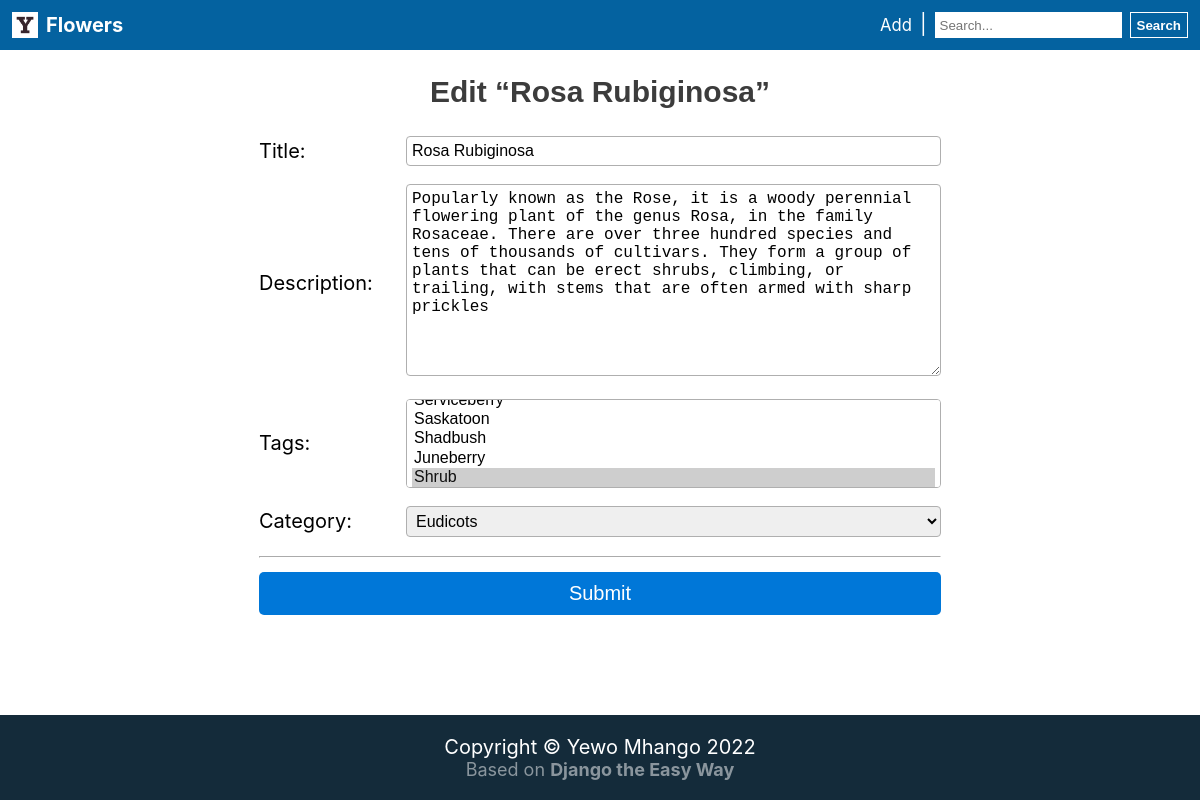
/flower/edit/5/, run on the app's committed database.
### myapp/models.py (models this page shows, shortened)
class Flower(models.Model):
    title = models.CharField(max_length=255, default='')
    description = models.TextField(default='')
    slug = models.SlugField(blank=True, default='')
    category = models.ForeignKey(Category, null=True, on_delete=models.PROTECT)
    tags = models.ManyToManyField(Tag)

### myapp/views.py (the view)
# urls.py: path('flower/edit/<int:pk>/', myapp_views.edit, name='edit'),
def edit(request: HttpRequest, pk: int = None):
    flower = get_object_or_404(Flower, pk=pk)
    if request.method == "POST":
        form = FlowerEditForm(request.POST, instance=flower)
        if form.is_valid():
            form.save()
            return HttpResponseRedirect("/")
    else:
        form = FlowerEditForm(instance=flower)
    return render(request, 'myapp/edit.html', {'form': form, 'page_title': 'Edit “' + flower.title + '”'})

### myapp/forms.py
class FlowerEditForm(ModelForm):
    title = forms.CharField(label='Title', widget=forms.TextInput(
        attrs={'class': 'form-control'}))
    description = forms.CharField(label='Description', widget=forms.Textarea(
        attrs={'class': 'form-control'}))
    tags = forms.ModelMultipleChoiceField(
        Tag.objects.all(), label="Tags", widget=forms.SelectMultiple(attrs={'class': 'form-control'}), required=False)
    category = forms.ModelChoiceField(Category.objects.all(
    ), label="Category", widget=forms.Select(attrs={'class': 'form-control'}))
    class Meta:
        model = Flower
        fields = ["title", "description", "tags", "category"]

### myapp/models.py (called while the page is built)
    def __str__(self) -> str:
        return self.title

    def __str__(self) -> str:
        return self.title

### myapp/templates/myapp/edit.html (shortened to what this page needs)
{% extends 'base/base.html' %} {% block content %}
<form class="edit-flower-form" action="" method="post">
  <h2>{{ page_title }}</h2>
  <div>
    <table>
      <tr>
        <td></td>
        <td>{{ form.title.errors }}</td>
      </tr>
      <tr>
        <td>{{ form.title.label_tag }}</td>
        <td>{{ form.title }}</td>
      </tr>
      <tr>
        <td></td>
        <td>{{ form.description.errors }}</td>
      </tr>
      <tr>
        <td>{{ form.description.label_tag }}</td>
        <td>{{ form.description }}</td>
      </tr>
      <tr>
        <td></td>
        <td>{{ form.tags.errors }}</td>
      </tr>
      <tr>
        <td>{{ form.tags.label_tag }}</td>
        <td>{{ form.tags }}</td>
      </tr>
      <tr>
        <td></td>
        <td>{{ form.category.errors }}</td>
      </tr>
      <tr>
        <td>{{ form.category.label_tag }}</td>
        <td>{{ form.category }}</td>
      </tr>
      <tr>
        <td colspan="2">
          <hr />
        </td>
      </tr>
      <tr>
        <td colspan="2">
          <button type="submit">Submit</button>
        </td>
      </tr>
    </table>
  </div>
</form>
{% endblock %}

### base/static/base/css/site.css (style rules this page uses)
* { box-sizing: border-box; transition: all 0.25s ease; }
h1, h2, h3, h4, h5, h6 { color: rgb(60, 60, 60); margin-bottom: 5px; font-family: Montserrat, sans-serif; }
button { cursor: pointer; }
body { font-family: -apple-system, BlinkMacSystemFont, "Segoe UI", Roboto, Oxygen, Cantarell, "Open Sans", "Helvetica Neue", Tahoma, Geneva, Verdana, sans-serif; font-size: 20px; min-height: 100vh; display: flex; flex-direction: column; justify-content: space-between; margin: 0; }
hr { border-color: white; }
.edit-flower-form { margin: auto; width: fit-content; min-width: 80%; }
.edit-flower-form h2 { text-align: center; margin: 5px 0 15px 0; }
.edit-flower-form table { width: 100%; }
.edit-flower-form td > * { width: 100%; }
.edit-flower-form td .form-control { padding: 5px; font-size: 1rem; border-radius: 4px; border: 1px rgb(175, 175, 175) solid; margin: 5px 0; }
.edit-flower-form button[type="submit"] { padding: 10px 150px; font-size: 1em; background-color: rgb(0, 119, 216); color: white; border: none; border-radius: 5px; }

### data on the page
Flower: title "Rosa Rubiginosa", description "Popularly known as the Rose, it is a woody perennial flowering plant of the genus Rosa, in the family Rosaceae. There are over three hundred species and tens of thousands of cultivars. They form a group of plants that can be erect shrubs, climbing, or trailing, with stems that are often armed with sharp prickles", category "Eudicots"

### other printed values
{{ page_title }} "Edit “Rosa Rubiginosa”"
